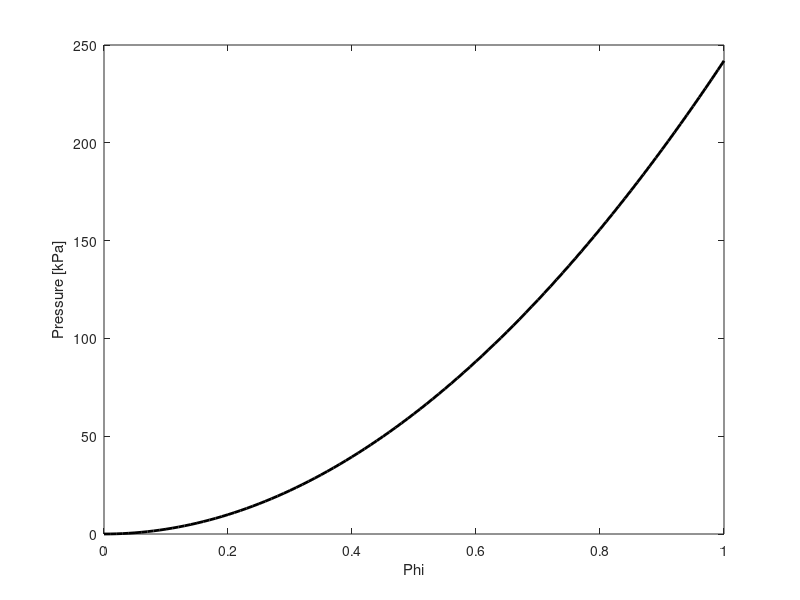

MATLAB code to generate this figure:
close all

R=8.314;
T=310;

c_star=150;

k = 200;
k2=381;
k3=0.241;

for p=1:101

phim(p) =  (p-1)/100;   
    
c_fcd(p) = k * phim(p);

pressure(p) = R * T * (sqrt(c_fcd(p)*c_fcd(p) + 4 * c_star*c_star) - 2 * c_star) + k2*phim(p)*c_fcd(p) + k3*phim(p)^2*c_fcd(p)^2; 

end

figure
plot(phim,pressure./1000,'k-','LineWidth',2)
xlabel('Phi')
ylabel('Pressure [kPa]')